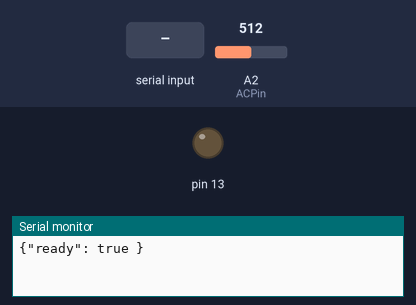
The sketch below on a simulated Arduino Uno, built with avr-gcc and run on an emulated ATmega328P. Parts: output pins drawn as LEDs (lit = HIGH), the last lines printed to the serial monitor. Dashed ring = blinking. The test bench sets the inputs (shaded band); at power-on: A2 (ACPin) = 512.

Above: at 0.8 s.
0.9 s: "90,45\n" received over Serial
At 1.3 s:
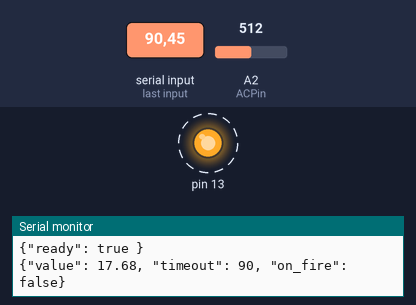
Timing chart, 0 to 9.9 s (numbered marks = the images above; inputs shaded):
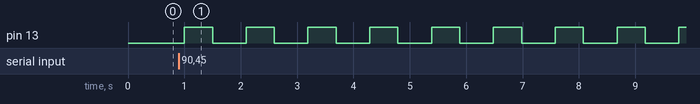

Measured:
- after the input at 0.9 s, pin 13: alternates HIGH for 0.50 s and LOW for 0.60 s, starting after 0.10 s

The sketch:

arduino_current.ino
```cpp
// (licence header left out)
long timeout;
long initial_timeout = 300000;

const int ACPin = A2;         //set arduino signal read pin
#define ACTectionRange 20;    //set Non-invasive AC Current Sensor tection range (5A,10A,20A)

// VREF: Analog reference
// For Arduino UNO, Leonardo and mega2560, etc. change VREF to 5
// For Arduino Zero, Due, MKR Family, ESP32, etc. 3V3 controllers, change VREF to 3.3
#define VREF 5.0

float read_sensor()
{
  float ACCurrtntValue = 0;
  float peakVoltage = 0;
  float voltageVirtualValue = 0;  //Vrms
  for (int i = 0; i < 5; i++)
  {
    peakVoltage += analogRead(ACPin);   //read peak voltage
    delay(1);
  }
  peakVoltage = peakVoltage / 5;
  voltageVirtualValue = peakVoltage * 0.707;    //change the peak voltage to the Virtual Value of voltage

  /*The circuit is amplified by 2 times, so it is divided by 2.*/
  voltageVirtualValue = (voltageVirtualValue / 1024 * VREF ) / 2;

  ACCurrtntValue = voltageVirtualValue * ACTectionRange;

  return ACCurrtntValue;
}

void setup()
{
  pinMode(13, OUTPUT);
  Serial.begin(9600);

  // wait 5 minutes for the other side to tell us what the timeout should be
  Serial.setTimeout(initial_timeout);

  // signal we are ready to recieve the timeout value
  Serial.println("{\"ready\": true }");

  // block until we get the timeout value. since we power on the pin for the
  // raindrop sensor when we take the measurement, we dont want it looping
  // needlessly when nothing is reading because it corrodes when theres
  // voltage on the sensor.
  timeout = Serial.parseInt();
  Serial.setTimeout(timeout);
}

void loop()
{
  if (timeout != 0) {
    print_value();
    delay(timeout);

    // ?
    digitalWrite(13, HIGH);
    delay(500);
    digitalWrite(13, LOW);
    delay(500);
  }
  else {
    String error = "{"
      "\"error\": \"timeout value was not sent in time\", "
      "\"timeout\": " + String(initial_timeout) +
    "}";
    Serial.println(error);

    // print it again every 60 seconds
    delay(60000);
  }


}

void print_value() {
  float val = read_sensor(); //read AC Current Value
  String json = "{"
    "\"value\": " + String(val) + ", " +
    "\"timeout\": " + String(timeout) + ", " +
    "\"on_fire\": false" +
  "}";
  Serial.println(json);
}
```
